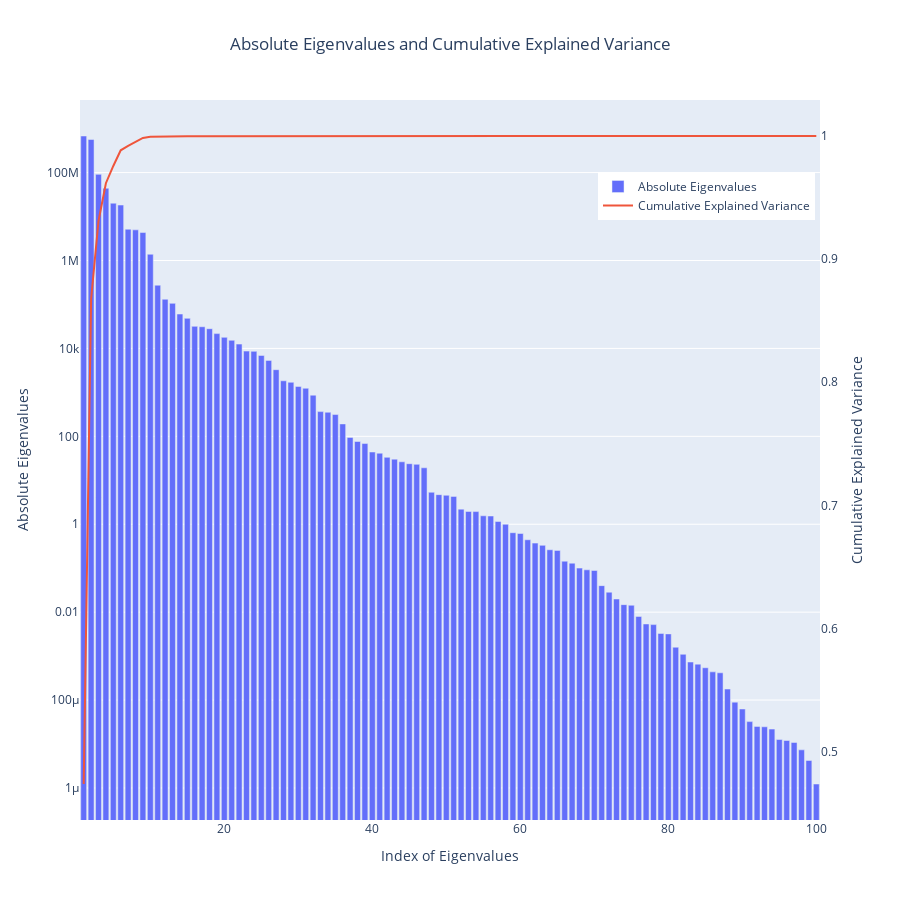

Notebook code cell kept with this figure:
### Code cell
# Compute the eigenvalues of the prior covariance matrix
eigenvalues = np.linalg.eigvalsh(prior_covariance_matrix)

# Sort eigenvalues by their absolute values in descending order
sorted_eigenvalues = np.sort(np.abs(eigenvalues))[::-1]

# Calculate the cumulative explained variance
cumulative_explained_variance = np.cumsum(sorted_eigenvalues) / np.sum(sorted_eigenvalues)

# Create a bar plot for the sorted eigenvalues (original values) and a line plot for cumulative explained variance
fig2 = go.Figure()

# Bar plot for eigenvalues
fig2.add_trace(
    go.Bar(
        x=np.arange(1, len(sorted_eigenvalues) + 1),
        y=np.abs(sorted_eigenvalues),
        name="Absolute Eigenvalues",
    )
)

# Line plot for cumulative explained variance
fig2.add_trace(
    go.Scatter(
        x=np.arange(1, len(cumulative_explained_variance) + 1),
        y=cumulative_explained_variance,
        name="Cumulative Explained Variance",
        yaxis="y2",
        mode="lines",
    )
)

# Add figure layout
fig2.update_layout(
    title="Absolute Eigenvalues and Cumulative Explained Variance",
    xaxis=dict(title="Index of Eigenvalues"),
    yaxis=dict(title="Absolute Eigenvalues", type="log"),
    yaxis2=dict(
        title="Cumulative Explained Variance",
        overlaying="y",
        side="right",
        showgrid=False,
    ),
    width=900,
    height=900,
    title_x=0.5,
    legend=dict(x=0.7, y=0.9),
)

# Show the figure
fig2.show()

### Figure 1 — Plotly figure (JSON) as saved in the notebook; plotly's stock layout.template omitted (floating-point values rounded to 4 significant figures)
{"data": [{"name": "Absolute Eigenvalues", "type": "bar", "x": [1, 2, 3, 4, 5, 6, 7, 8, 9, 10, 11, 12, 13, 14, 15, 16, 17, 18, 19, 20, 21, 22, 23, 24, 25, 26, 27, 28, 29, 30, 31, 32, 33, 34, 35, 36, 37, 38, 39, 40, 41, 42, 43, 44, 45, 46, 47, 48, 49, 50, 51, 52, 53, 54, 55, 56, 57, 58, 59, 60, 61, 62, 63, 64, 65, 66, 67, 68, 69, 70, 71, 72, 73, 74, 75, 76, 77, 78, 79, 80, 81, 82, 83, 84, 85, 86, 87, 88, 89, 90, 91, 92, 93, 94, 95, 96, 97, 98, 99, 100], "y": [680000000.0, 565200000.0, 91220000.0, 44010000.0, 20110000.0, 18270000.0, 5146000.0, 4981000.0, 4327000.0, 1388000.0, 274100.0, 131400.0, 105900.0, 60570.0, 48340.0, 31750.0, 31120.0, 28080.0, 21720.0, 17850.0, 15290.0, 12550.0, 8693.0, 8579.0, 6916.0, 5343.0, 3284.0, 1834.0, 1695.0, 1366.0, 1241.0, 863.3, 365.0, 353.3, 313.2, 191.7, 94.46, 76.29, 68.53, 44.0, 41.3, 33.3, 30.24, 26.33, 23.84, 23.08, 19.25, 5.338, 4.71, 4.559, 4.302, 2.208, 1.955, 1.942, 1.556, 1.54, 1.153, 1.0, 0.6421, 0.616, 0.4433, 0.3722, 0.331, 0.2627, 0.2543, 0.1443, 0.13, 0.1005, 0.09188, 0.08873, 0.04014, 0.02847, 0.01992, 0.01483, 0.01436, 0.007996, 0.005383, 0.005206, 0.003283, 0.003204, 0.001594, 0.0011, 0.0007335, 0.0006569, 0.0005433, 0.000438, 0.0004173, 0.000178, 8.974e-05, 6.268e-05, 3.237e-05, 2.515e-05, 2.467e-05, 2.188e-05, 1.266e-05, 1.202e-05, 1.086e-05, 7.374e-06, 4.221e-06, 1.232e-06]}, {"mode": "lines", "name": "Cumulative Explained Variance", "type": "scatter", "x": [1, 2, 3, 4, 5, 6, 7, 8, 9, 10, 11, 12, 13, 14, 15, 16, 17, 18, 19, 20, 21, 22, 23, 24, 25, 26, 27, 28, 29, 30, 31, 32, 33, 34, 35, 36, 37, 38, 39, 40, 41, 42, 43, 44, 45, 46, 47, 48, 49, 50, 51, 52, 53, 54, 55, 56, 57, 58, 59, 60, 61, 62, 63, 64, 65, 66, 67, 68, 69, 70, 71, 72, 73, 74, 75, 76, 77, 78, 79, 80, 81, 82, 83, 84, 85, 86, 87, 88, 89, 90, 91, 92, 93, 94, 95, 96, 97, 98, 99, 100], "y": [0.4737, 0.8675, 0.931, 0.9617, 0.9757, 0.9884, 0.992, 0.9954, 0.9985, 0.9994, 0.9996, 0.9997, 0.9998, 0.9998, 0.9999, 0.9999, 0.9999, 0.9999, 0.9999, 1.0, 1.0, 1.0, 1.0, 1.0, 1.0, 1.0, 1.0, 1.0, 1.0, 1.0, 1.0, 1.0, 1.0, 1.0, 1.0, 1.0, 1.0, 1.0, 1.0, 1.0, 1.0, 1.0, 1.0, 1.0, 1.0, 1.0, 1.0, 1.0, 1.0, 1.0, 1.0, 1.0, 1.0, 1.0, 1.0, 1.0, 1.0, 1.0, 1.0, 1.0, 1.0, 1.0, 1.0, 1.0, 1.0, 1.0, 1.0, 1.0, 1.0, 1.0, 1.0, 1.0, 1.0, 1.0, 1.0, 1.0, 1.0, 1.0, 1.0, 1.0, 1.0, 1.0, 1.0, 1.0, 1.0, 1.0, 1.0, 1.0, 1.0, 1.0, 1.0, 1.0, 1.0, 1.0, 1.0, 1.0, 1.0, 1.0, 1.0, 1.0], "yaxis": "y2"}], "layout": {"height": 900, "legend": {"x": 0.7, "y": 0.9}, "title": {"text": "Absolute Eigenvalues and Cumulative Explained Variance", "x": 0.5}, "width": 900, "xaxis": {"title": {"text": "Index of Eigenvalues"}}, "yaxis": {"title": {"text": "Absolute Eigenvalues"}, "type": "log"}, "yaxis2": {"overlaying": "y", "showgrid": false, "side": "right", "title": {"text": "Cumulative Explained Variance"}}}}
